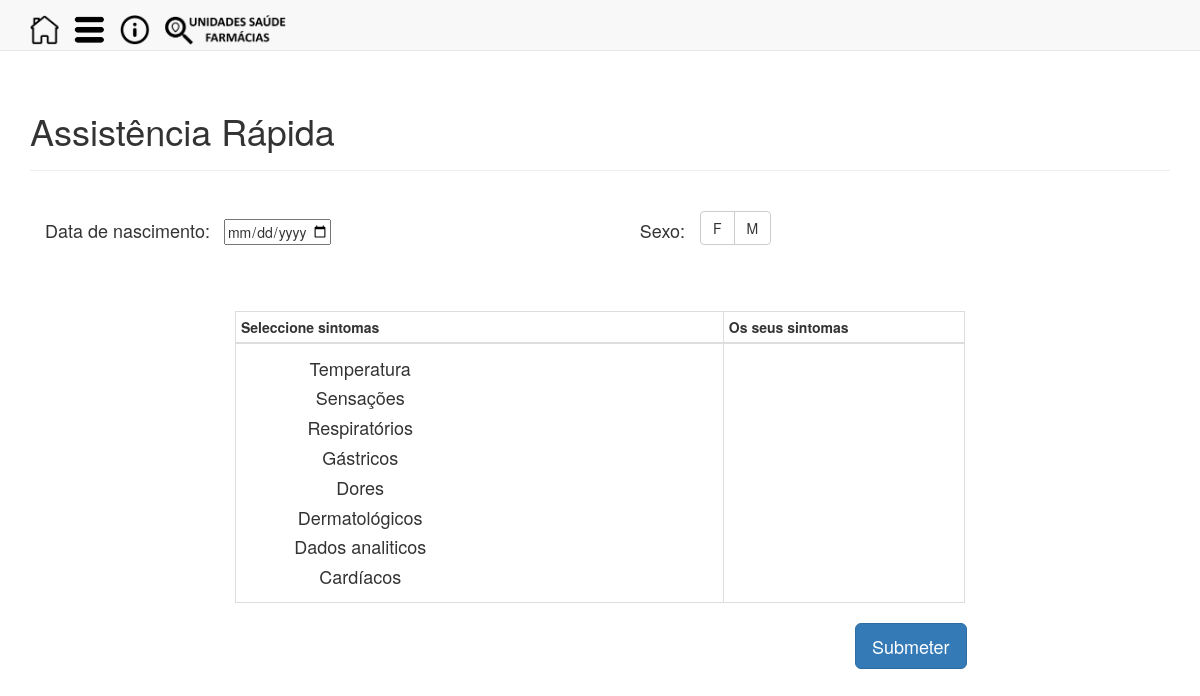
Page /sint_rapida/ on the committed database.
### learning_logs/models.py (models this page shows)
class Gruposintomas(models.Model):
    gruposintomas = models.CharField(max_length=200)
    date_added = models.DateTimeField(auto_now_add=True)
    owner = models.ForeignKey(User)
    def __str__(self):
        return self.gruposintomas

### learning_logs/views.py (the view)
# urls.py: url(r'^sint_rapida/$', views.sint_rapida, name='sint_rapida'),
def sint_rapida(request):
    gruposintomas = Gruposintomas.objects.all()
    tipos = Tipo.objects.all()
    context = {'gruposintomass': gruposintomas, 'tipos': tipos}#, 'concelhos': concelhos, 'freguesias': freguesias}
    return render(request, 'learning_logs/sint_rapida.html', context)

### learning_logs/templates/learning_logs/sint_rapida.html (shortened to what this page needs)
{% extends "learning_logs/base.html" %}
{% load staticfiles %}
{% block header %}
<h1>Assistência Rápida</h1>
{% endblock header %}
{% block content %}
<div class="col-md-6">
    <label style="padding-right:1em"><h4>Data de nascimento:</h4> </label><input type="date" id="data_b" placeholder="Date of Birth">
</div>
<div class="col-md-3">
<label for="gender" class="col-sm-4 col-md-4 control-label text-right"><h4>Sexo:</h4></label>
<div class="btn-group">
    <a href="#" class="btn btn-default" id="G" >F</a>
    <a href="#" class="btn btn-default" id="M">M</a>
  </div>
</div>
<div class="col-md-2">
</div>
<div class="col-md-8" style="padding-top: 20px">
            <table  class="table table-bordered table-condensed" >
				<thead>
					<tr>
						<th style="width: 600px">
							Seleccione sintomas
						</th>
						<th style="width: 300px">
							Os seus sintomas
						</th>
					</tr>
				</thead>
				<tbody>
					<tr>
						<td>
							<div class="col-md-6" >
								{% for each in gruposintomass %}
								<h4 class="grupo" id="{{each}}" style="text-align:center;">{{each}}</h4>
								{% empty %}
								nada
								{% endfor %}
							</div>
							<div id="list_opcoes" class="col-md-6">
							</div>
						</td>
						<td>
						</td>
					</tr>
				</tbody>
			</table>
			<div class="col-md-3" style="padding-left:620px">
				<a id="submeter" name="submit" class="btn btn-lg btn-primary">Submeter</a>
			</div>
</div>
<div class="col-md-2">
</div>
{% endblock content %}

### learning_logs/templates/learning_logs/base.html (shortened to what this page needs)
{% load bootstrap3 %}
 <!DOCTYPE html>
 <html lang="en">
 <head>
  {% bootstrap_css %}
{% load staticfiles %}
{% block css %}
<link rel="stylesheet" href="{% static 'learning_logs/css/index.css' %}">
<link rel="stylesheet" href="http://ajax.googleapis.com/ajax/libs/jqueryui/1.8.16/themes/base/jquery-ui.css">
{% endblock%}
</head>
<body>
<nav class="navbar navbar-default navbar-static-top">
<div class="container">
<div id="navbar" class="navbar-collapse collapse">
<ul class="nav navbar-nav">
{% if user.is_authenticated %}
<li><a class="navbar-brand" href="{% url 'learning_logs:menu' %}"><img src="{% static 'learning_logs/imagens/menu.png' %}" height="30" weight='30'></a>
</li>
<li><a class="navbar-brand" href="{% url 'learning_logs:sobre' %}"><img src="{% static 'learning_logs/imagens/about1.png' %}" height="30" weight='30'></a>
</li>
<li><a class="navbar-brand" href="{% url 'learning_logs:us' %}"><img src="{% static 'learning_logs/imagens/pesquisa.png' %}" height="30" weight='30'></a>
</li>
{% else %}
<li><a class="navbar-brand" href="{% url 'learning_logs:index' %}"><img src="{% static 'learning_logs/imagens/homepage.png' %}" height="30" weight='30'></a>
</li>
<li><a class="navbar-brand" href="{% url 'learning_logs:menu' %}"><img src="{% static 'learning_logs/imagens/menu.png' %}" height="30" weight='30'></a>
</li>
<li><a class="navbar-brand" href="{% url 'learning_logs:sobre' %}"><img src="{% static 'learning_logs/imagens/about1.png' %}" height="30" weight='30'></a>
</li>
<li><a class="navbar-brand" href="{% url 'learning_logs:us' %}"><img src="{% static 'learning_logs/imagens/pesquisa.png' %}" height="30" weight='30'></a>
</li>
{% endif %}
</ul>
</div>
</div>
</nav>
<div class="container">
<div class="page-header">
{% block header %}{% endblock header %}
</div>
<div>
{% block content %}{% endblock content %}
</div>
</div>
</body>
</html>

### rows in the picture
Gruposintomas: gruposintomas "Temperatura"
Gruposintomas: gruposintomas "Sensações"
Gruposintomas: gruposintomas "Respiratórios"
Gruposintomas: gruposintomas "Gástricos"
Gruposintomas: gruposintomas "Dores"
Gruposintomas: gruposintomas "Dermatológicos"
Gruposintomas: gruposintomas "Dados analiticos"
Gruposintomas: gruposintomas "Cardíacos"
